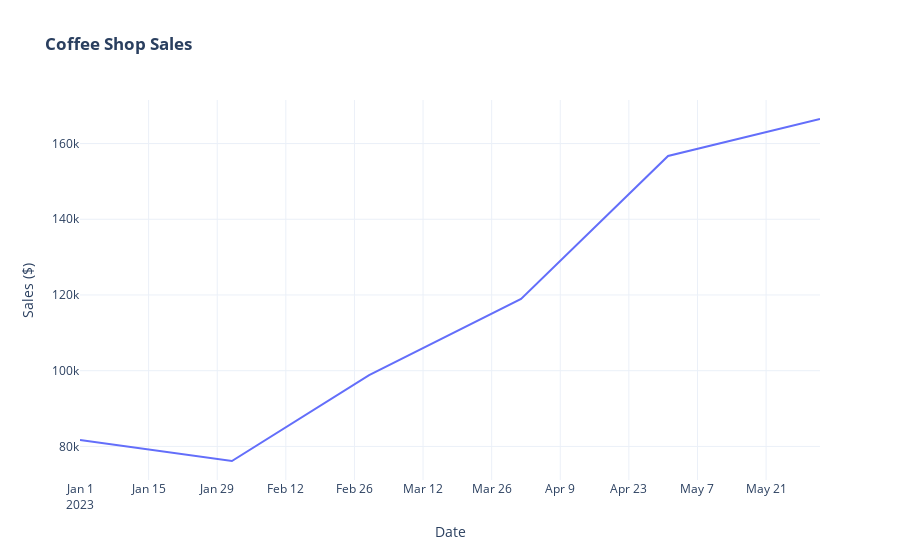

Notebook code cell kept with this figure:
### Code cell
fig = px.line(
  df_grouped,
  x="Month",
  y="sales",
  title="<b>Coffee Shop Sales</b>",
  template="plotly_white",
  labels={"sales": "Sales ($)", "Month": "Date"},
)

fig.show()

### Figure 1 — Plotly figure (JSON) as saved in the notebook; plotly's stock layout.template omitted (floating-point values rounded to 4 significant figures)
{"data": [{"hovertemplate": "Date=%{x}<br>Sales ($)=%{y}<extra></extra>", "legendgroup": "", "line": {"color": "#636efa", "dash": "solid"}, "marker": {"symbol": "circle"}, "mode": "lines", "name": "", "orientation": "v", "showlegend": false, "type": "scatter", "x": ["2023-01-01T00:00:00", "2023-02-01T00:00:00", "2023-03-01T00:00:00", "2023-04-01T00:00:00", "2023-05-01T00:00:00", "2023-06-01T00:00:00"], "xaxis": "x", "y": [81680.0, 76150.0, 98830.0, 118900.0, 156700.0, 166500.0], "yaxis": "y"}], "layout": {"legend": {"tracegroupgap": 0}, "title": {"text": "<b>Coffee Shop Sales</b>"}, "xaxis": {"anchor": "y", "domain": [0, 1], "title": {"text": "Date"}}, "yaxis": {"anchor": "x", "domain": [0, 1], "title": {"text": "Sales ($)"}}}}
